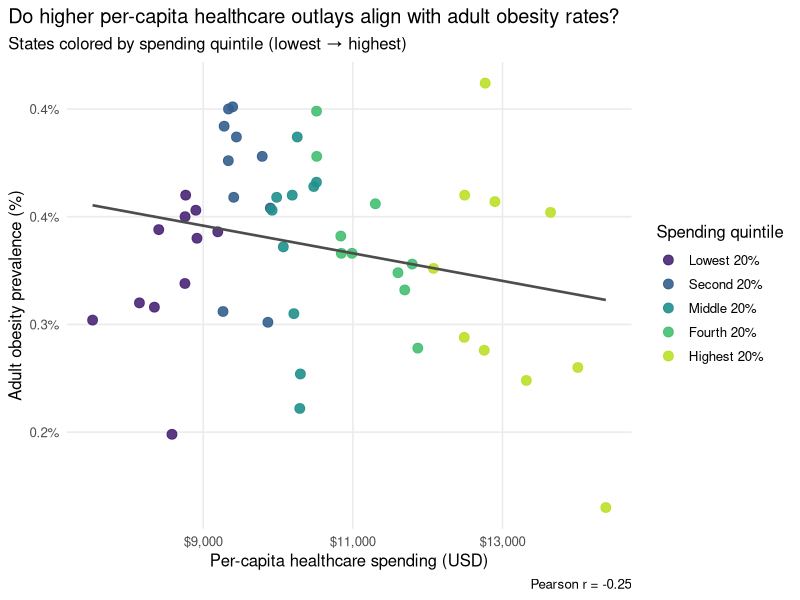

This figure's R source:
## ---- chunk 1
library(readr)
library(readxl)
library(dplyr)
library(ggplot2)
library(scales)
library(stringr)

obesity <- read_excel("adult obesity.xlsx", sheet = "Sheet1") |>
  rename(state = State, obesity_prev = `Obesity %`) |>
  mutate(
    state = str_trim(as.character(state)),
    obesity_prev = as.numeric(obesity_prev)
  ) |>
  filter(!is.na(state), !is.na(obesity_prev))
## ---- chunk 2
# Download from KFF: "Health Care Expenditures per Capita by State of Residence"

spend <- read_csv(
  "kff_per_capita_spending.csv",
  skip = 2,
  col_types = cols(
    Location = col_character(),
    `Health Spending per Capita` = col_character()
  )
) |>
  transmute(
    state = str_trim(as.character(Location)),
    spend_pc = as.numeric(str_replace_all(`Health Spending per Capita`, "[\\$,]", ""))
  ) |>
  filter(!is.na(state), !is.na(spend_pc)) |>
  # Optional: drop national total; keep or drop DC depending on your assignment convention
  filter(state != "United States")

dat <- obesity |>
  inner_join(spend, by = "state") |>
  mutate(
    quintile = ntile(spend_pc, 5),
    quintile = factor(
      quintile,
      labels = c("Lowest 20%","Second 20%","Middle 20%","Fourth 20%","Highest 20%")
    )
  )

stopifnot(nrow(dat) >= 45)
r <- cor(dat$spend_pc, dat$obesity_prev, use = "complete.obs", method = "pearson")
corr_label <- paste0("Pearson r = ", number(r, accuracy = 0.01))
## ---- chunk 3
ggplot(dat, aes(spend_pc, obesity_prev, color = quintile)) +
  geom_point(size = 3, alpha = 0.9) +
  geom_smooth(method = "lm", se = FALSE, linewidth = 0.9, color = "grey30") +
  scale_color_viridis_d(begin = 0.1, end = 0.9) +
  scale_x_continuous(labels = label_dollar(accuracy = 1)) +
  scale_y_continuous(labels = label_percent(accuracy = 0.1, scale = 1)) +
  labs(
    title = "Do higher per-capita healthcare outlays align with adult obesity rates?",
    subtitle = "States colored by spending quintile (lowest → highest)",
    x = "Per-capita healthcare spending (USD)",
    y = "Adult obesity prevalence (%)",
    color = "Spending quintile",
    caption = corr_label
  ) +
  theme_minimal(base_size = 12) +
  theme(legend.position = "right",
        panel.grid.minor = element_blank(),
        plot.title.position = "plot")

